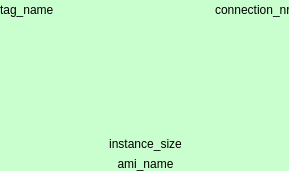
<?xml version="1.0" encoding="UTF-8"?>
<ui version="4.0">
 <class>Frame</class>
 <widget class="QFrame" name="Frame">
  <property name="geometry">
   <rect>
    <x>0</x>
    <y>0</y>
    <width>289</width>
    <height>171</height>
   </rect>
  </property>
  <property name="windowTitle">
   <string>Frame</string>
  </property>
  <property name="styleSheet">
   <string notr="true">background-color: rgb(201, 255, 206);</string>
  </property>
  <property name="frameShape">
   <enum>QFrame::NoFrame</enum>
  </property>
  <property name="frameShadow">
   <enum>QFrame::Plain</enum>
  </property>
  <widget class="QWidget" name="">
   <property name="geometry">
    <rect>
     <x>0</x>
     <y>0</y>
     <width>291</width>
     <height>171</height>
    </rect>
   </property>
   <layout class="QVBoxLayout" name="verticalLayout">
    <item>
     <layout class="QHBoxLayout" name="horizontalLayout">
      <item>
       <widget class="QLabel" name="tag_name">
        <property name="text">
         <string>tag_name</string>
        </property>
       </widget>
      </item>
      <item>
       <spacer name="horizontalSpacer">
        <property name="orientation">
         <enum>Qt::Horizontal</enum>
        </property>
        <property name="sizeHint" stdset="0">
         <size>
          <width>40</width>
          <height>20</height>
         </size>
        </property>
       </spacer>
      </item>
      <item>
       <widget class="QLabel" name="connection_nr">
        <property name="text">
         <string>connection_nr</string>
        </property>
       </widget>
      </item>
     </layout>
    </item>
    <item>
     <spacer name="verticalSpacer">
      <property name="orientation">
       <enum>Qt::Vertical</enum>
      </property>
      <property name="sizeHint" stdset="0">
       <size>
        <width>20</width>
        <height>5</height>
       </size>
      </property>
     </spacer>
    </item>
    <item>
     <widget class="QLabel" name="instance_size">
      <property name="text">
       <string>instance_size</string>
      </property>
      <property name="alignment">
       <set>Qt::AlignCenter</set>
      </property>
     </widget>
    </item>
    <item>
     <widget class="QLabel" name="ami_name">
      <property name="text">
       <string>ami_name</string>
      </property>
      <property name="alignment">
       <set>Qt::AlignCenter</set>
      </property>
     </widget>
    </item>
   </layout>
  </widget>
 </widget>
 <resources/>
 <connections/>
</ui>
